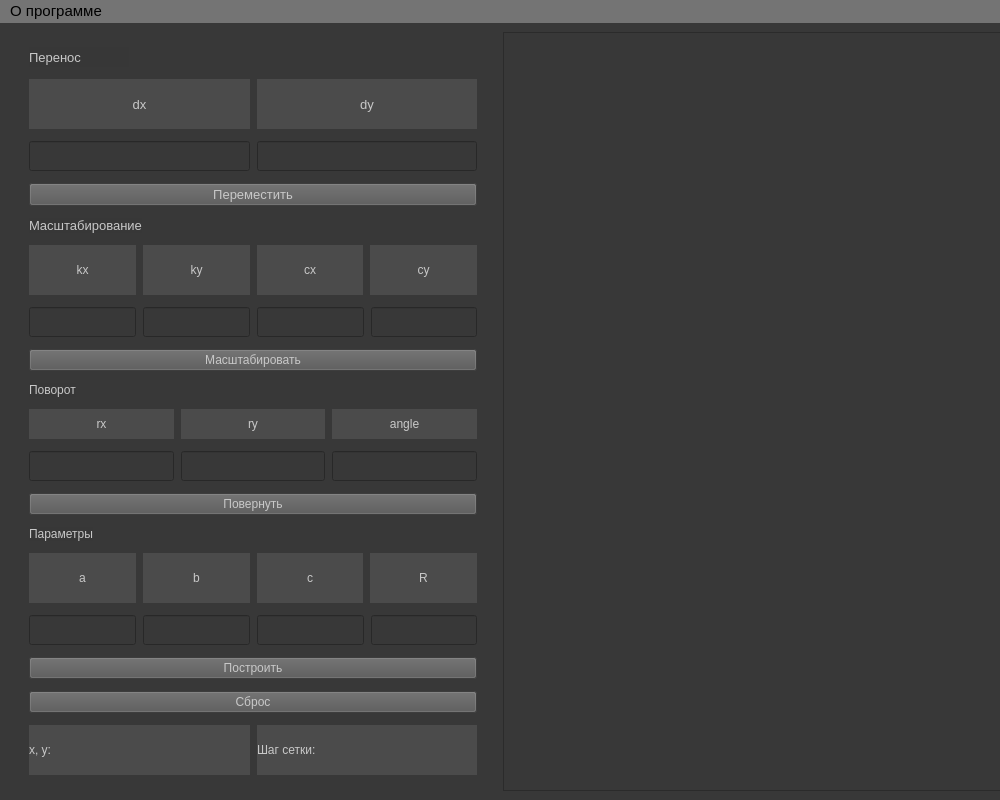
<?xml version="1.0" encoding="UTF-8"?>
<ui version="4.0">
 <class>MainWindow</class>
 <widget class="QMainWindow" name="MainWindow">
  <property name="enabled">
   <bool>true</bool>
  </property>
  <property name="geometry">
   <rect>
    <x>0</x>
    <y>0</y>
    <width>1000</width>
    <height>800</height>
   </rect>
  </property>
  <property name="sizePolicy">
   <sizepolicy hsizetype="Fixed" vsizetype="Fixed">
    <horstretch>0</horstretch>
    <verstretch>0</verstretch>
   </sizepolicy>
  </property>
  <property name="minimumSize">
   <size>
    <width>1000</width>
    <height>800</height>
   </size>
  </property>
  <property name="font">
   <font>
    <family>Arial</family>
    <pointsize>11</pointsize>
    <bold>false</bold>
   </font>
  </property>
  <property name="windowTitle">
   <string>Лабораторная работа №2</string>
  </property>
  <property name="autoFillBackground">
   <bool>false</bool>
  </property>
  <property name="styleSheet">
   <string notr="true">background-color: rgb(56, 56, 56);</string>
  </property>
  <widget class="QWidget" name="centralwidget">
   <property name="sizePolicy">
    <sizepolicy hsizetype="Expanding" vsizetype="Expanding">
     <horstretch>0</horstretch>
     <verstretch>0</verstretch>
    </sizepolicy>
   </property>
   <layout class="QGridLayout" name="gridLayout">
    <item row="0" column="1">
     <widget class="QGraphicsView" name="graphicsView">
      <property name="sizePolicy">
       <sizepolicy hsizetype="Expanding" vsizetype="Expanding">
        <horstretch>100</horstretch>
        <verstretch>100</verstretch>
       </sizepolicy>
      </property>
      <property name="minimumSize">
       <size>
        <width>600</width>
        <height>0</height>
       </size>
      </property>
      <property name="maximumSize">
       <size>
        <width>1600</width>
        <height>900</height>
       </size>
      </property>
     </widget>
    </item>
    <item row="0" column="0">
     <layout class="QVBoxLayout" name="verticalLayout" stretch="0,0,0,0,0,0,0,0,0,0,0,0,0,0,0,0,0,0">
      <property name="spacing">
       <number>7</number>
      </property>
      <property name="leftMargin">
       <number>20</number>
      </property>
      <property name="topMargin">
       <number>10</number>
      </property>
      <property name="rightMargin">
       <number>20</number>
      </property>
      <property name="bottomMargin">
       <number>0</number>
      </property>
      <item>
       <widget class="QLabel" name="move_label">
        <property name="sizePolicy">
         <sizepolicy hsizetype="Fixed" vsizetype="Fixed">
          <horstretch>0</horstretch>
          <verstretch>0</verstretch>
         </sizepolicy>
        </property>
        <property name="maximumSize">
         <size>
          <width>100</width>
          <height>20</height>
         </size>
        </property>
        <property name="font">
         <font>
          <pointsize>10</pointsize>
         </font>
        </property>
        <property name="styleSheet">
         <string notr="true">color: rgb(200, 200, 200);
background-color: rgb(55, 55, 55);</string>
        </property>
        <property name="text">
         <string>Перенос</string>
        </property>
       </widget>
      </item>
      <item>
       <layout class="QVBoxLayout" name="verticalLayout_2">
        <item>
         <layout class="QHBoxLayout" name="horizontalLayout_2">
          <item>
           <widget class="QLabel" name="dx_label">
            <property name="sizePolicy">
             <sizepolicy hsizetype="Fixed" vsizetype="Fixed">
              <horstretch>0</horstretch>
              <verstretch>0</verstretch>
             </sizepolicy>
            </property>
            <property name="maximumSize">
             <size>
              <width>300</width>
              <height>50</height>
             </size>
            </property>
            <property name="font">
             <font>
              <pointsize>10</pointsize>
             </font>
            </property>
            <property name="styleSheet">
             <string notr="true">color: rgb(200, 200, 200);
border-color: rgb(255, 255, 255);
background-color: rgb(75, 75, 75);</string>
            </property>
            <property name="text">
             <string>dx</string>
            </property>
            <property name="alignment">
             <set>Qt::AlignCenter</set>
            </property>
            <property name="margin">
             <number>0</number>
            </property>
           </widget>
          </item>
          <item>
           <widget class="QLabel" name="dy_label">
            <property name="sizePolicy">
             <sizepolicy hsizetype="Fixed" vsizetype="Fixed">
              <horstretch>0</horstretch>
              <verstretch>0</verstretch>
             </sizepolicy>
            </property>
            <property name="maximumSize">
             <size>
              <width>300</width>
              <height>50</height>
             </size>
            </property>
            <property name="font">
             <font>
              <pointsize>10</pointsize>
             </font>
            </property>
            <property name="styleSheet">
             <string notr="true">color: rgb(200, 200, 200);
border-color: rgb(255, 255, 255);
background-color: rgb(75, 75, 75);</string>
            </property>
            <property name="text">
             <string>dy</string>
            </property>
            <property name="alignment">
             <set>Qt::AlignCenter</set>
            </property>
           </widget>
          </item>
         </layout>
        </item>
       </layout>
      </item>
      <item>
       <layout class="QHBoxLayout" name="horizontalLayout_3">
        <item>
         <widget class="QLineEdit" name="set_dx">
          <property name="sizePolicy">
           <sizepolicy hsizetype="Fixed" vsizetype="Fixed">
            <horstretch>0</horstretch>
            <verstretch>0</verstretch>
           </sizepolicy>
          </property>
          <property name="minimumSize">
           <size>
            <width>0</width>
            <height>0</height>
           </size>
          </property>
          <property name="maximumSize">
           <size>
            <width>300</width>
            <height>30</height>
           </size>
          </property>
          <property name="styleSheet">
           <string notr="true">border-color: rgb(255, 255, 255);
color: rgb(255, 255, 255);
font: 10pt &quot;Segoe UI&quot;;</string>
          </property>
         </widget>
        </item>
        <item>
         <widget class="QLineEdit" name="set_dy">
          <property name="sizePolicy">
           <sizepolicy hsizetype="Fixed" vsizetype="Fixed">
            <horstretch>0</horstretch>
            <verstretch>0</verstretch>
           </sizepolicy>
          </property>
          <property name="minimumSize">
           <size>
            <width>0</width>
            <height>0</height>
           </size>
          </property>
          <property name="maximumSize">
           <size>
            <width>300</width>
            <height>30</height>
           </size>
          </property>
          <property name="styleSheet">
           <string notr="true">border-color: rgb(255, 255, 255);
color: rgb(255, 255, 255);
font: 10pt &quot;Segoe UI&quot;;</string>
          </property>
         </widget>
        </item>
       </layout>
      </item>
      <item>
       <widget class="QPushButton" name="move_action_button">
        <property name="sizePolicy">
         <sizepolicy hsizetype="Fixed" vsizetype="Fixed">
          <horstretch>0</horstretch>
          <verstretch>0</verstretch>
         </sizepolicy>
        </property>
        <property name="minimumSize">
         <size>
          <width>0</width>
          <height>0</height>
         </size>
        </property>
        <property name="maximumSize">
         <size>
          <width>650</width>
          <height>16777215</height>
         </size>
        </property>
        <property name="font">
         <font>
          <pointsize>10</pointsize>
         </font>
        </property>
        <property name="styleSheet">
         <string notr="true">color: rgb(200, 200, 200);
background-color: rgb(86, 86, 86);</string>
        </property>
        <property name="text">
         <string>Переместить</string>
        </property>
       </widget>
      </item>
      <item>
       <widget class="QLabel" name="scale_label">
        <property name="sizePolicy">
         <sizepolicy hsizetype="Fixed" vsizetype="Fixed">
          <horstretch>0</horstretch>
          <verstretch>0</verstretch>
         </sizepolicy>
        </property>
        <property name="font">
         <font>
          <pointsize>10</pointsize>
         </font>
        </property>
        <property name="styleSheet">
         <string notr="true">color: rgb(200, 200, 200);
border-color: rgb(131, 131, 131);
gridline-color: rgb(95, 95, 95);
background-color: rgb(55, 55, 55);</string>
        </property>
        <property name="text">
         <string>Масштабирование</string>
        </property>
       </widget>
      </item>
      <item>
       <layout class="QHBoxLayout" name="horizontalLayout_4">
        <item>
         <widget class="QLabel" name="kx_scale_label">
          <property name="sizePolicy">
           <sizepolicy hsizetype="Fixed" vsizetype="Fixed">
            <horstretch>0</horstretch>
            <verstretch>0</verstretch>
           </sizepolicy>
          </property>
          <property name="maximumSize">
           <size>
            <width>130</width>
            <height>50</height>
           </size>
          </property>
          <property name="layoutDirection">
           <enum>Qt::LeftToRight</enum>
          </property>
          <property name="styleSheet">
           <string notr="true">color: rgb(200, 200, 200);
font: 10pt &quot;Segoe UI&quot;;
border-color: rgb(131, 131, 131);
gridline-color: rgb(95, 95, 95);
background-color: rgb(75, 75, 75);</string>
          </property>
          <property name="text">
           <string>kx</string>
          </property>
          <property name="alignment">
           <set>Qt::AlignCenter</set>
          </property>
         </widget>
        </item>
        <item>
         <widget class="QLabel" name="ky_scale_label">
          <property name="sizePolicy">
           <sizepolicy hsizetype="Fixed" vsizetype="Fixed">
            <horstretch>0</horstretch>
            <verstretch>0</verstretch>
           </sizepolicy>
          </property>
          <property name="maximumSize">
           <size>
            <width>130</width>
            <height>50</height>
           </size>
          </property>
          <property name="styleSheet">
           <string notr="true">color: rgb(200, 200, 200);
font: 10pt &quot;Segoe UI&quot;;
border-color: rgb(131, 131, 131);
gridline-color: rgb(95, 95, 95);
background-color: rgb(75, 75, 75);</string>
          </property>
          <property name="text">
           <string>ky</string>
          </property>
          <property name="alignment">
           <set>Qt::AlignCenter</set>
          </property>
         </widget>
        </item>
        <item>
         <widget class="QLabel" name="cx_scale_label">
          <property name="sizePolicy">
           <sizepolicy hsizetype="Fixed" vsizetype="Fixed">
            <horstretch>0</horstretch>
            <verstretch>0</verstretch>
           </sizepolicy>
          </property>
          <property name="maximumSize">
           <size>
            <width>130</width>
            <height>50</height>
           </size>
          </property>
          <property name="styleSheet">
           <string notr="true">color: rgb(200, 200, 200);
font: 10pt &quot;Segoe UI&quot;;
border-color: rgb(131, 131, 131);
gridline-color: rgb(95, 95, 95);
background-color: rgb(75, 75, 75);</string>
          </property>
          <property name="text">
           <string>cx</string>
          </property>
          <property name="alignment">
           <set>Qt::AlignCenter</set>
          </property>
         </widget>
        </item>
        <item>
         <widget class="QLabel" name="cy_scale_label">
          <property name="sizePolicy">
           <sizepolicy hsizetype="Fixed" vsizetype="Fixed">
            <horstretch>0</horstretch>
            <verstretch>0</verstretch>
           </sizepolicy>
          </property>
          <property name="maximumSize">
           <size>
            <width>130</width>
            <height>50</height>
           </size>
          </property>
          <property name="styleSheet">
           <string notr="true">color: rgb(200, 200, 200);
font: 10pt &quot;Segoe UI&quot;;
border-color: rgb(131, 131, 131);
gridline-color: rgb(95, 95, 95);
background-color: rgb(75, 75, 75);</string>
          </property>
          <property name="text">
           <string>cy</string>
          </property>
          <property name="alignment">
           <set>Qt::AlignCenter</set>
          </property>
         </widget>
        </item>
       </layout>
      </item>
      <item>
       <layout class="QHBoxLayout" name="horizontalLayout_5">
        <item>
         <widget class="QLineEdit" name="set_kx">
          <property name="sizePolicy">
           <sizepolicy hsizetype="Fixed" vsizetype="Fixed">
            <horstretch>0</horstretch>
            <verstretch>0</verstretch>
           </sizepolicy>
          </property>
          <property name="maximumSize">
           <size>
            <width>130</width>
            <height>30</height>
           </size>
          </property>
          <property name="styleSheet">
           <string notr="true">border-color: rgb(255, 255, 255);
color: rgb(255, 255, 255);
font: 10pt &quot;Segoe UI&quot;;</string>
          </property>
         </widget>
        </item>
        <item>
         <widget class="QLineEdit" name="set_ky">
          <property name="sizePolicy">
           <sizepolicy hsizetype="Fixed" vsizetype="Fixed">
            <horstretch>0</horstretch>
            <verstretch>0</verstretch>
           </sizepolicy>
          </property>
          <property name="maximumSize">
           <size>
            <width>130</width>
            <height>30</height>
           </size>
          </property>
          <property name="styleSheet">
           <string notr="true">border-color: rgb(255, 255, 255);
color: rgb(255, 255, 255);
font: 10pt &quot;Segoe UI&quot;;</string>
          </property>
         </widget>
        </item>
        <item>
         <widget class="QLineEdit" name="set_cx">
          <property name="sizePolicy">
           <sizepolicy hsizetype="Fixed" vsizetype="Fixed">
            <horstretch>0</horstretch>
            <verstretch>0</verstretch>
           </sizepolicy>
          </property>
          <property name="maximumSize">
           <size>
            <width>130</width>
            <height>30</height>
           </size>
          </property>
          <property name="styleSheet">
           <string notr="true">border-color: rgb(255, 255, 255);
color: rgb(255, 255, 255);
font: 10pt &quot;Segoe UI&quot;;</string>
          </property>
         </widget>
        </item>
        <item>
         <widget class="QLineEdit" name="set_cy">
          <property name="sizePolicy">
           <sizepolicy hsizetype="Fixed" vsizetype="Fixed">
            <horstretch>0</horstretch>
            <verstretch>0</verstretch>
           </sizepolicy>
          </property>
          <property name="maximumSize">
           <size>
            <width>130</width>
            <height>30</height>
           </size>
          </property>
          <property name="styleSheet">
           <string notr="true">border-color: rgb(255, 255, 255);
color: rgb(255, 255, 255);
font: 10pt &quot;Segoe UI&quot;;</string>
          </property>
         </widget>
        </item>
       </layout>
      </item>
      <item>
       <widget class="QPushButton" name="scale_action_button">
        <property name="sizePolicy">
         <sizepolicy hsizetype="Fixed" vsizetype="Fixed">
          <horstretch>0</horstretch>
          <verstretch>0</verstretch>
         </sizepolicy>
        </property>
        <property name="maximumSize">
         <size>
          <width>650</width>
          <height>16777215</height>
         </size>
        </property>
        <property name="styleSheet">
         <string notr="true">color: rgb(200, 200, 200);
font: 10pt &quot;Segoe UI&quot;;
background-color: rgb(86, 86, 86);</string>
        </property>
        <property name="text">
         <string>Масштабировать</string>
        </property>
       </widget>
      </item>
      <item>
       <widget class="QLabel" name="rotate_label">
        <property name="sizePolicy">
         <sizepolicy hsizetype="Fixed" vsizetype="Fixed">
          <horstretch>0</horstretch>
          <verstretch>0</verstretch>
         </sizepolicy>
        </property>
        <property name="styleSheet">
         <string notr="true">color: rgb(200, 200, 200);
border-color: rgb(131, 131, 131);
gridline-color: rgb(95, 95, 95);
background-color: rgb(55, 55, 55);
font: 10pt &quot;Segoe UI&quot;;</string>
        </property>
        <property name="text">
         <string>Поворот</string>
        </property>
       </widget>
      </item>
      <item>
       <layout class="QHBoxLayout" name="horizontalLayout_6">
        <item>
         <widget class="QLabel" name="rx_label">
          <property name="sizePolicy">
           <sizepolicy hsizetype="Fixed" vsizetype="Fixed">
            <horstretch>0</horstretch>
            <verstretch>0</verstretch>
           </sizepolicy>
          </property>
          <property name="maximumSize">
           <size>
            <width>190</width>
            <height>30</height>
           </size>
          </property>
          <property name="styleSheet">
           <string notr="true">color: rgb(200, 200, 200);
font: 10pt &quot;Segoe UI&quot;;
border-color: rgb(255, 255, 255);
background-color: rgb(75, 75, 75);</string>
          </property>
          <property name="text">
           <string>rx</string>
          </property>
          <property name="alignment">
           <set>Qt::AlignCenter</set>
          </property>
         </widget>
        </item>
        <item>
         <widget class="QLabel" name="ry_label">
          <property name="sizePolicy">
           <sizepolicy hsizetype="Fixed" vsizetype="Fixed">
            <horstretch>0</horstretch>
            <verstretch>0</verstretch>
           </sizepolicy>
          </property>
          <property name="maximumSize">
           <size>
            <width>190</width>
            <height>30</height>
           </size>
          </property>
          <property name="styleSheet">
           <string notr="true">color: rgb(200, 200, 200);
font: 10pt &quot;Segoe UI&quot;;
border-color: rgb(131, 131, 131);
gridline-color: rgb(95, 95, 95);
background-color: rgb(75, 75, 75);</string>
          </property>
          <property name="text">
           <string>ry</string>
          </property>
          <property name="alignment">
           <set>Qt::AlignCenter</set>
          </property>
         </widget>
        </item>
        <item>
         <widget class="QLabel" name="angle_label">
          <property name="sizePolicy">
           <sizepolicy hsizetype="Fixed" vsizetype="Fixed">
            <horstretch>0</horstretch>
            <verstretch>0</verstretch>
           </sizepolicy>
          </property>
          <property name="maximumSize">
           <size>
            <width>190</width>
            <height>30</height>
           </size>
          </property>
          <property name="styleSheet">
           <string notr="true">color: rgb(200, 200, 200);
font: 10pt &quot;Segoe UI&quot;;
border-color: rgb(131, 131, 131);
gridline-color: rgb(95, 95, 95);
background-color: rgb(75, 75, 75);</string>
          </property>
          <property name="text">
           <string>angle</string>
          </property>
          <property name="alignment">
           <set>Qt::AlignCenter</set>
          </property>
         </widget>
        </item>
       </layout>
      </item>
      <item>
       <layout class="QHBoxLayout" name="horizontalLayout_7">
        <item>
         <widget class="QLineEdit" name="set_rx">
          <property name="sizePolicy">
           <sizepolicy hsizetype="Fixed" vsizetype="Fixed">
            <horstretch>0</horstretch>
            <verstretch>0</verstretch>
           </sizepolicy>
          </property>
          <property name="maximumSize">
           <size>
            <width>190</width>
            <height>30</height>
           </size>
          </property>
          <property name="styleSheet">
           <string notr="true">border-color: rgb(255, 255, 255);
color: rgb(255, 255, 255);
font: 10pt &quot;Segoe UI&quot;;</string>
          </property>
         </widget>
        </item>
        <item>
         <widget class="QLineEdit" name="set_ry">
          <property name="sizePolicy">
           <sizepolicy hsizetype="Fixed" vsizetype="Fixed">
            <horstretch>0</horstretch>
            <verstretch>0</verstretch>
           </sizepolicy>
          </property>
          <property name="maximumSize">
           <size>
            <width>190</width>
            <height>30</height>
           </size>
          </property>
          <property name="styleSheet">
           <string notr="true">border-color: rgb(255, 255, 255);
color: rgb(255, 255, 255);
font: 10pt &quot;Segoe UI&quot;;</string>
          </property>
         </widget>
        </item>
        <item>
         <widget class="QLineEdit" name="set_angle">
          <property name="sizePolicy">
           <sizepolicy hsizetype="Fixed" vsizetype="Fixed">
            <horstretch>0</horstretch>
            <verstretch>0</verstretch>
           </sizepolicy>
          </property>
          <property name="maximumSize">
           <size>
            <width>190</width>
            <height>30</height>
           </size>
          </property>
          <property name="styleSheet">
           <string notr="true">border-color: rgb(255, 255, 255);
color: rgb(255, 255, 255);
font: 10pt &quot;Segoe UI&quot;;</string>
          </property>
         </widget>
        </item>
       </layout>
      </item>
      <item>
       <widget class="QPushButton" name="rotate_action_button">
        <property name="sizePolicy">
         <sizepolicy hsizetype="Fixed" vsizetype="Fixed">
          <horstretch>0</horstretch>
          <verstretch>0</verstretch>
         </sizepolicy>
        </property>
        <property name="maximumSize">
         <size>
          <width>650</width>
          <height>16777215</height>
         </size>
        </property>
        <property name="styleSheet">
         <string notr="true">color: rgb(200, 200, 200);
font: 10pt &quot;Segoe UI&quot;;
background-color: rgb(86, 86, 86);</string>
        </property>
        <property name="text">
         <string>Повернуть</string>
        </property>
       </widget>
      </item>
      <item>
       <widget class="QLabel" name="params_label">
        <property name="sizePolicy">
         <sizepolicy hsizetype="Fixed" vsizetype="Fixed">
          <horstretch>0</horstretch>
          <verstretch>0</verstretch>
         </sizepolicy>
        </property>
        <property name="styleSheet">
         <string notr="true">color: rgb(200, 200, 200);
border-color: rgb(131, 131, 131);
gridline-color: rgb(95, 95, 95);
background-color: rgb(55, 55, 55);
font: 10pt &quot;Segoe UI&quot;;</string>
        </property>
        <property name="text">
         <string>Параметры</string>
        </property>
       </widget>
      </item>
      <item>
       <layout class="QHBoxLayout" name="horizontalLayout_10">
        <item>
         <widget class="QLabel" name="a_coeff_label">
          <property name="sizePolicy">
           <sizepolicy hsizetype="Fixed" vsizetype="Fixed">
            <horstretch>0</horstretch>
            <verstretch>0</verstretch>
           </sizepolicy>
          </property>
          <property name="maximumSize">
           <size>
            <width>130</width>
            <height>50</height>
           </size>
          </property>
          <property name="styleSheet">
           <string notr="true">color: rgb(200, 200, 200);
font: 10pt &quot;Segoe UI&quot;;
border-color: rgb(131, 131, 131);
gridline-color: rgb(95, 95, 95);
background-color: rgb(75, 75, 75);</string>
          </property>
          <property name="text">
           <string>a</string>
          </property>
          <property name="alignment">
           <set>Qt::AlignCenter</set>
          </property>
         </widget>
        </item>
        <item>
         <widget class="QLabel" name="b_coeff_label">
          <property name="sizePolicy">
           <sizepolicy hsizetype="Fixed" vsizetype="Fixed">
            <horstretch>0</horstretch>
            <verstretch>0</verstretch>
           </sizepolicy>
          </property>
          <property name="maximumSize">
           <size>
            <width>130</width>
            <height>50</height>
           </size>
          </property>
          <property name="styleSheet">
           <string notr="true">color: rgb(200, 200, 200);
font: 10pt &quot;Segoe UI&quot;;
border-color: rgb(131, 131, 131);
gridline-color: rgb(95, 95, 95);
background-color: rgb(75, 75, 75);</string>
          </property>
          <property name="text">
           <string>b</string>
          </property>
          <property name="alignment">
           <set>Qt::AlignCenter</set>
          </property>
         </widget>
        </item>
        <item>
         <widget class="QLabel" name="c_coeff_label">
          <property name="sizePolicy">
           <sizepolicy hsizetype="Fixed" vsizetype="Fixed">
            <horstretch>0</horstretch>
            <verstretch>0</verstretch>
           </sizepolicy>
          </property>
          <property name="maximumSize">
           <size>
            <width>130</width>
            <height>50</height>
           </size>
          </property>
          <property name="styleSheet">
           <string notr="true">color: rgb(200, 200, 200);
font: 10pt &quot;Segoe UI&quot;;
border-color: rgb(131, 131, 131);
gridline-color: rgb(95, 95, 95);
background-color: rgb(75, 75, 75);</string>
          </property>
          <property name="text">
           <string>c</string>
          </property>
          <property name="alignment">
           <set>Qt::AlignCenter</set>
          </property>
         </widget>
        </item>
        <item>
         <widget class="QLabel" name="r_coeff_label">
          <property name="sizePolicy">
           <sizepolicy hsizetype="Fixed" vsizetype="Fixed">
            <horstretch>0</horstretch>
            <verstretch>0</verstretch>
           </sizepolicy>
          </property>
          <property name="maximumSize">
           <size>
            <width>130</width>
            <height>50</height>
           </size>
          </property>
          <property name="styleSheet">
           <string notr="true">color: rgb(200, 200, 200);
font: 10pt &quot;Segoe UI&quot;;
border-color: rgb(131, 131, 131);
gridline-color: rgb(95, 95, 95);
background-color: rgb(75, 75, 75);</string>
          </property>
          <property name="text">
           <string>R</string>
          </property>
          <property name="alignment">
           <set>Qt::AlignCenter</set>
          </property>
         </widget>
        </item>
       </layout>
      </item>
      <item>
       <layout class="QHBoxLayout" name="horizontalLayout_11">
        <item>
         <widget class="QLineEdit" name="set_a">
          <property name="sizePolicy">
           <sizepolicy hsizetype="Fixed" vsizetype="Fixed">
            <horstretch>0</horstretch>
            <verstretch>0</verstretch>
           </sizepolicy>
          </property>
          <property name="maximumSize">
           <size>
            <width>130</width>
            <height>30</height>
           </size>
          </property>
          <property name="styleSheet">
           <string notr="true">border-color: rgb(255, 255, 255);
color: rgb(255, 255, 255);
font: 10pt &quot;Segoe UI&quot;;</string>
          </property>
         </widget>
        </item>
        <item>
         <widget class="QLineEdit" name="set_b">
          <property name="sizePolicy">
           <sizepolicy hsizetype="Fixed" vsizetype="Fixed">
            <horstretch>0</horstretch>
            <verstretch>0</verstretch>
           </sizepolicy>
          </property>
          <property name="maximumSize">
           <size>
            <width>130</width>
            <height>30</height>
           </size>
          </property>
          <property name="styleSheet">
           <string notr="true">border-color: rgb(255, 255, 255);
color: rgb(255, 255, 255);
font: 10pt &quot;Segoe UI&quot;;</string>
          </property>
         </widget>
        </item>
        <item>
         <widget class="QLineEdit" name="set_c">
          <property name="sizePolicy">
           <sizepolicy hsizetype="Fixed" vsizetype="Fixed">
            <horstretch>0</horstretch>
            <verstretch>0</verstretch>
           </sizepolicy>
          </property>
          <property name="maximumSize">
           <size>
            <width>130</width>
            <height>30</height>
           </size>
          </property>
          <property name="styleSheet">
           <string notr="true">border-color: rgb(255, 255, 255);
color: rgb(255, 255, 255);
font: 10pt &quot;Segoe UI&quot;;</string>
          </property>
         </widget>
        </item>
        <item>
         <widget class="QLineEdit" name="set_r">
          <property name="sizePolicy">
           <sizepolicy hsizetype="Fixed" vsizetype="Fixed">
            <horstretch>0</horstretch>
            <verstretch>0</verstretch>
           </sizepolicy>
          </property>
          <property name="maximumSize">
           <size>
            <width>130</width>
            <height>30</height>
           </size>
          </property>
          <property name="styleSheet">
           <string notr="true">border-color: rgb(255, 255, 255);
color: rgb(255, 255, 255);
font: 10pt &quot;Segoe UI&quot;;</string>
          </property>
         </widget>
        </item>
       </layout>
      </item>
      <item>
       <widget class="QPushButton" name="draw_figure_action_button">
        <property name="sizePolicy">
         <sizepolicy hsizetype="Fixed" vsizetype="Fixed">
          <horstretch>0</horstretch>
          <verstretch>0</verstretch>
         </sizepolicy>
        </property>
        <property name="maximumSize">
         <size>
          <width>650</width>
          <height>16777215</height>
         </size>
        </property>
        <property name="styleSheet">
         <string notr="true">color: rgb(200, 200, 200);
font: 10pt &quot;Segoe UI&quot;;
background-color: rgb(86, 86, 86);</string>
        </property>
        <property name="text">
         <string>Построить</string>
        </property>
       </widget>
      </item>
      <item>
       <widget class="QPushButton" name="reset_action_button">
        <property name="sizePolicy">
         <sizepolicy hsizetype="Fixed" vsizetype="Fixed">
          <horstretch>0</horstretch>
          <verstretch>0</verstretch>
         </sizepolicy>
        </property>
        <property name="maximumSize">
         <size>
          <width>650</width>
          <height>16777215</height>
         </size>
        </property>
        <property name="styleSheet">
         <string notr="true">color: rgb(200, 200, 200);
font: 10pt &quot;Segoe UI&quot;;
background-color: rgb(86, 86, 86);</string>
        </property>
        <property name="text">
         <string>Сброс</string>
        </property>
       </widget>
      </item>
      <item>
       <layout class="QHBoxLayout" name="horizontalLayout">
        <item>
         <widget class="QLabel" name="current_coords_label">
          <property name="sizePolicy">
           <sizepolicy hsizetype="Fixed" vsizetype="Fixed">
            <horstretch>0</horstretch>
            <verstretch>0</verstretch>
           </sizepolicy>
          </property>
          <property name="maximumSize">
           <size>
            <width>300</width>
            <height>50</height>
           </size>
          </property>
          <property name="styleSheet">
           <string notr="true">color: rgb(200, 200, 200);
font: 10pt &quot;Segoe UI&quot;;
border-color: rgb(255, 255, 255);
background-color: rgb(75, 75, 75);</string>
          </property>
          <property name="text">
           <string>x, y:</string>
          </property>
         </widget>
        </item>
        <item>
         <widget class="QLabel" name="current_grid_label">
          <property name="sizePolicy">
           <sizepolicy hsizetype="Fixed" vsizetype="Fixed">
            <horstretch>0</horstretch>
            <verstretch>0</verstretch>
           </sizepolicy>
          </property>
          <property name="maximumSize">
           <size>
            <width>300</width>
            <height>50</height>
           </size>
          </property>
          <property name="styleSheet">
           <string notr="true">color: rgb(200, 200, 200);
font: 10pt &quot;Segoe UI&quot;;
border-color: rgb(255, 255, 255);
background-color: rgb(75, 75, 75);</string>
          </property>
          <property name="text">
           <string>Шаг сетки:</string>
          </property>
         </widget>
        </item>
       </layout>
      </item>
     </layout>
    </item>
   </layout>
  </widget>
  <widget class="QMenuBar" name="menubar">
   <property name="geometry">
    <rect>
     <x>0</x>
     <y>0</y>
     <width>1000</width>
     <height>29</height>
    </rect>
   </property>
   <property name="sizePolicy">
    <sizepolicy hsizetype="Fixed" vsizetype="Fixed">
     <horstretch>0</horstretch>
     <verstretch>0</verstretch>
    </sizepolicy>
   </property>
   <property name="font">
    <font>
     <pointsize>11</pointsize>
    </font>
   </property>
   <property name="styleSheet">
    <string notr="true">background-color: rgb(116, 116, 116);</string>
   </property>
   <widget class="QMenu" name="about_menu">
    <property name="title">
     <string>О программе</string>
    </property>
    <addaction name="about_author"/>
    <addaction name="about_task"/>
    <addaction name="instruction"/>
   </widget>
   <addaction name="about_menu"/>
  </widget>
  <action name="about_author">
   <property name="text">
    <string>Об авторе</string>
   </property>
   <property name="font">
    <font>
     <pointsize>11</pointsize>
    </font>
   </property>
  </action>
  <action name="about_task">
   <property name="text">
    <string>Условие</string>
   </property>
   <property name="font">
    <font>
     <pointsize>11</pointsize>
    </font>
   </property>
  </action>
  <action name="instruction">
   <property name="text">
    <string>Возможности программы</string>
   </property>
   <property name="font">
    <font>
     <pointsize>10</pointsize>
    </font>
   </property>
  </action>
 </widget>
 <resources/>
 <connections/>
</ui>
